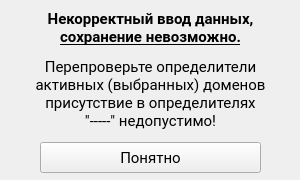
<?xml version="1.0" encoding="UTF-8"?>
<ui version="4.0">
 <class>widget</class>
 <widget class="QWidget" name="widget">
  <property name="enabled">
   <bool>true</bool>
  </property>
  <property name="geometry">
   <rect>
    <x>0</x>
    <y>0</y>
    <width>300</width>
    <height>180</height>
   </rect>
  </property>
  <property name="minimumSize">
   <size>
    <width>300</width>
    <height>180</height>
   </size>
  </property>
  <property name="maximumSize">
   <size>
    <width>300</width>
    <height>180</height>
   </size>
  </property>
  <property name="font">
   <font>
    <family>Roboto</family>
   </font>
  </property>
  <property name="windowTitle">
   <string>ОШИБКА</string>
  </property>
  <widget class="QLabel" name="label">
   <property name="geometry">
    <rect>
     <x>10</x>
     <y>10</y>
     <width>281</width>
     <height>121</height>
    </rect>
   </property>
   <property name="font">
    <font>
     <pointsize>11</pointsize>
    </font>
   </property>
   <property name="text">
    <string>&lt;html&gt;&lt;head/&gt;&lt;body&gt;&lt;p align=&quot;center&quot;&gt;&lt;span style=&quot; font-weight:600;&quot;&gt;Некорректный ввод данных,&lt;br/&gt;&lt;/span&gt;&lt;span style=&quot; font-weight:600; text-decoration: underline;&quot;&gt;сохранение невозможно.&lt;/span&gt;&lt;/p&gt;&lt;p align=&quot;center&quot;&gt;Перепроверьте определители&lt;br/&gt;активных (выбранных) доменов&lt;br/&gt;присутствие в определителях&lt;br/&gt;&amp;quot;-----&amp;quot; недопустимо!&lt;/p&gt;&lt;/body&gt;&lt;/html&gt;</string>
   </property>
  </widget>
  <widget class="QPushButton" name="pushButton">
   <property name="geometry">
    <rect>
     <x>40</x>
     <y>142</y>
     <width>221</width>
     <height>31</height>
    </rect>
   </property>
   <property name="font">
    <font>
     <pointsize>11</pointsize>
    </font>
   </property>
   <property name="text">
    <string>Понятно</string>
   </property>
  </widget>
 </widget>
 <resources/>
 <connections/>
</ui>
